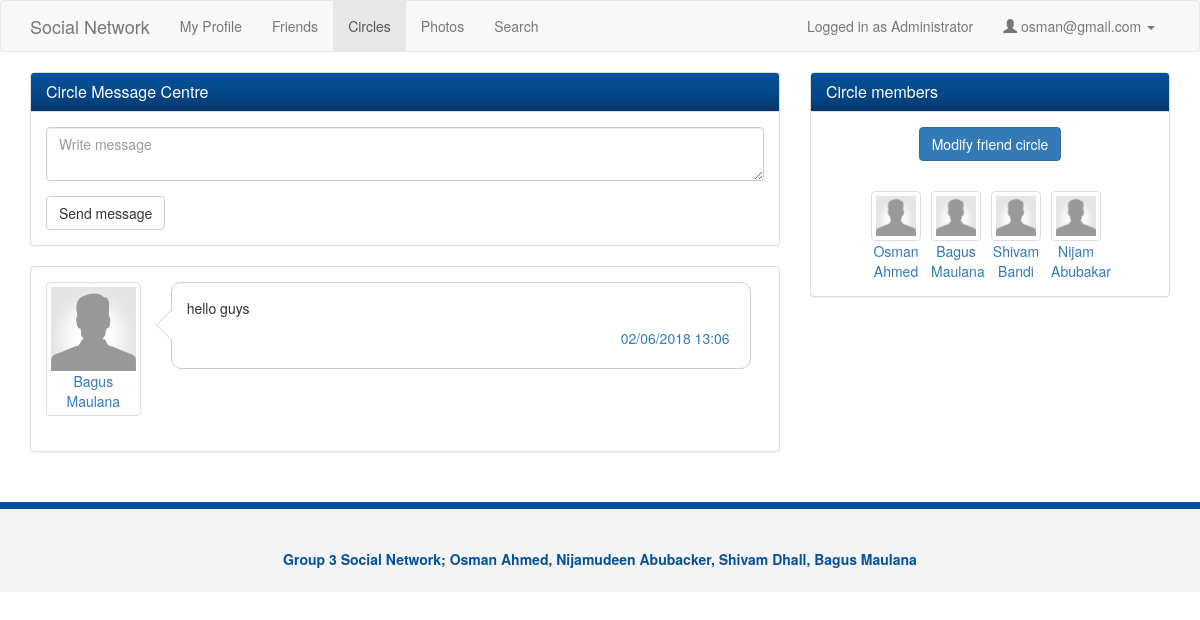
The page /view_circle.php?action=view&id=24 (signed in) on the database its author committed.
### tables this page shows
CREATE TABLE IF NOT EXISTS `messagecircles` (
  `messageID` int(11) NOT NULL AUTO_INCREMENT,
  `circleID` int(11) NOT NULL,
  `userID` int(11) NOT NULL,
  `message` varchar(300) NOT NULL,
  `timeSent` datetime NOT NULL,
  PRIMARY KEY (`messageID`)
);

CREATE TABLE IF NOT EXISTS `personalinfo` (
  `userID` int(11) NOT NULL,
  `firstName` varchar(240) NOT NULL,
  `surname` varchar(240) NOT NULL,
  `gender` varchar(240) NOT NULL,
  `birthday` date NOT NULL,
  `city` varchar(40) NOT NULL,
  `country` varchar(40) NOT NULL,
  UNIQUE KEY `userID_2` (`userID`),
  KEY `userID` (`userID`)
);

### check_admin.php (called while the page is built, shortened)
<?php
    $currentUser = $_SESSION['user'];
    $query_admin = "SELECT userID FROM admins WHERE admins.userID='$currentUser'";
    $res_admin = mysql_query($query_admin) or die(mysql_error());
    if(mysql_num_rows($res_admin) == 1) {
        $isAdmin = true;
    }

### view_circle.php (the view, shortened to what this page needs)
<?php
    $email = $_SESSION['email'];
    $userId = $_SESSION['user'];
    require_once 'check_admin.php';
    $circleId = $_GET['id'];
?>
<!DOCTYPE html>
<html lang="en">
  <head>
    <link href="css/bootstrap.css" rel="stylesheet">
    <link href="css/style.css" rel="stylesheet">
    <link href="css/font-awesome.css" rel="stylesheet">
  </head>
  <body>
    <nav class="navbar navbar-default">
      <div class="container">
        <div class="navbar-header">
        <a class="navbar-brand" href="#">Social Network</a>
        </div>
        <div id="navbar" class="collapse navbar-collapse">
          <ul class="nav navbar-nav">
            <li><a href="profile.php">My Profile</a></li>
            <li><a href="friends.php">Friends</a></li>
            <li class="active"><a href="circles.php">Circles</a></li>
            <li><a href="photos.php">Photos</a></li>
            <li><a href="search.php">Search</a></li>
          </ul>
            <ul class="nav navbar-nav navbar-right">
                <?php
                if($isAdmin) {
                    echo "<li><p class=\"navbar-text\">Logged in as Administrator </p></li>";
                }
                ?>
                <li class="dropdown">
                  <a href="#" class="dropdown-toggle" data-toggle="dropdown" role="button" aria-haspopup="true" aria-expanded="false">
                  <span class="glyphicon glyphicon-user"></span>&nbsp;<?php echo $email ?>&nbsp;<span class="caret"></span></a>
                </li>
            </ul>
        </div>
      </div>
    </nav>
    <section>
      <div class="container">
        <div class="row">
          <div class="col-md-8">
            <div class="panel panel-default">
              <div class="panel-heading">
                <h3 class="panel-title">Circle Message Centre</h3>
              </div>
              <div class="panel-body">
                <form name="sendMessage" action="functions.php" method="post" onsubmit="return validateInput()">
                  <div class="form-group">
                    <textarea name="send_message_circle" class="form-control" placeholder="Write message"></textarea>
                  </div>
                  <button type="submit" class="btn btn-default">Send message</button>
                </form>
              </div>
            </div>
            <div class="panel panel-default post">
               <div class="panel-body">
            <?php
                $query = "SELECT pi.userID, message, timeSent, firstName, surname FROM messagecircles as mc, personalinfo as pi WHERE pi.userID = mc.userID AND mc.circleID =".$circleId." ORDER BY timeSent DESC";
                $sql = mysql_query($query);
                while ($row = mysql_fetch_array($sql, MYSQL_NUM)) {
                    $id = $row[0];
                    $firstName = $row[3];
                    $surname = $row[4];
                    $fullName = $firstName." ".$surname;
                    $message = $row[1];
                    $timeSent = $row[2];
                    $myDateTime = DateTime::createFromFormat('Y-m-d H:m:s', $timeSent);
                    $timeSent = $myDateTime->format('d/m/Y H:m');
            ?>
                 <div class="row">
                   <div class="col-sm-2">
                     <a href="view_profile.php?action=view&id=<?php echo $id?>" class="post-avatar thumbnail"><img src="img/user.png" alt=""><div class="text-center"><?php echo $fullName ?></div></a>
                   </div>
                   <div class="col-sm-10">
                     <div class="bubble">
                       <div class="pointer">
                         <p><?php echo $message ?></p>
                       </div>
                       <p class="post-actions" style="text-align:right"><a href="#"><?php echo $timeSent ?></a></p>
                     </div>
                   </div>
                 </div>
            <?php
                }
            ?>
              </div>
            </div>
          </div>
          <div class="col-md-4">
            <div class="panel panel-default friends">
              <div class="panel-heading">
                <h3 class="panel-title">Circle members</h3>
              </div>
            <?php
                $query = "SELECT adminUserId FROM circles WHERE circleID =".$circleId;
                $sql = mysql_query($query);
                $row = mysql_fetch_array($sql, MYSQL_NUM);
                if($row[0] == $userId){
            ?>
                  <div class="panel-body">
                    <form action="edit_friend_circle.php" method="post">
                        <div style="text-align:center">
                          <button type="submit" class="btn btn-primary" >Modify friend circle</button>
                        </div>
                    </form>
                  </div>
            <?php
                }
            ?>
              <div class="panel-body">
                <?php
                $query = "SELECT personalinfo.userID, firstName, surname FROM personalinfo JOIN circlememberships ON personalinfo.userID = circlememberships.userID WHERE circleID =".$circleId;
                $sql = mysql_query($query);
                while ($row = mysql_fetch_array($sql, MYSQL_NUM)) {
                    $id = $row[0];
                    $firstName = $row[1];
                    $surname = $row[2];
                    $fullName = $firstName." ".$surname;
                ?>
                    <ul>
                        <li>
                            <div style="width: 50px;margin: 0 auto;">
                              <img src="img/user.png" class="img-thumbnail" alt="">
                              <div class="text-center">
                                  <a href="view_profile.php?action=view&id=<?php echo $id?>"><?php echo $fullName ?></a>
                              </div>
                            </div>
                        </li>
                <?php
                }
                ?>
                </ul>
              </div>
            </div>
        </div>
        </div>
      </div>
    </section>
    <footer>
      <div class="container">
        <p>Group 3 Social Network; Osman Ahmed, Nijamudeen Abubacker, Shivam Dhall, Bagus Maulana</p>
      </div>
    </footer>
  </body>
</html>

### css/style.css (style rules this page uses)
.panel-heading { background-image: linear-gradient(#04519b, #044687 60%, #033769); color: #fff !important; }
.bubble { position: relative; width: 580px; min-height: 65px; padding: 15px; background: #fff; border-radius: 10px; border: 1px solid #ccc; }
.bubble:after { content:''; position: absolute; border-style: solid; border-width: 15px 15px 15px 0; border-color: transparent #fff; display: block; width: 0; z-index: 1; margin-top: -15px; left:-15px; top: 50%; }
.bubble:before { content:''; position: absolute; border-style: solid; border-width: 15px 15px 15px 0; border-color: transparent #ccc; display: block; width: 0; z-index: 0; margin-top: -15px; left:-16px; top: 50%; }
.post-actions { margin:5px; }
.friends li { list-style: none; padding:0 5px; display:inline; float:left; }
.friends img { width: 55px; }
footer { background: #f4f4f4; height: 90px; color: #04519b; font-weight: bold; text-align: center; padding-top: 40px; margin-top: 30px; border-top: 7px solid #04519b; }

### rows shown on the page
messagecircles: personalinfo.firstName+surname "Bagus Maulana", message "hello guys", timeSent "02/06/2018 13:06"
personalinfo: fullName "Osman Ahmed"
personalinfo: fullName "Bagus Maulana"
personalinfo: fullName "Shivam Bandi"
personalinfo: fullName "Nijam Abubakar"

### other values the page prints
$email "osman@gmail.com"
